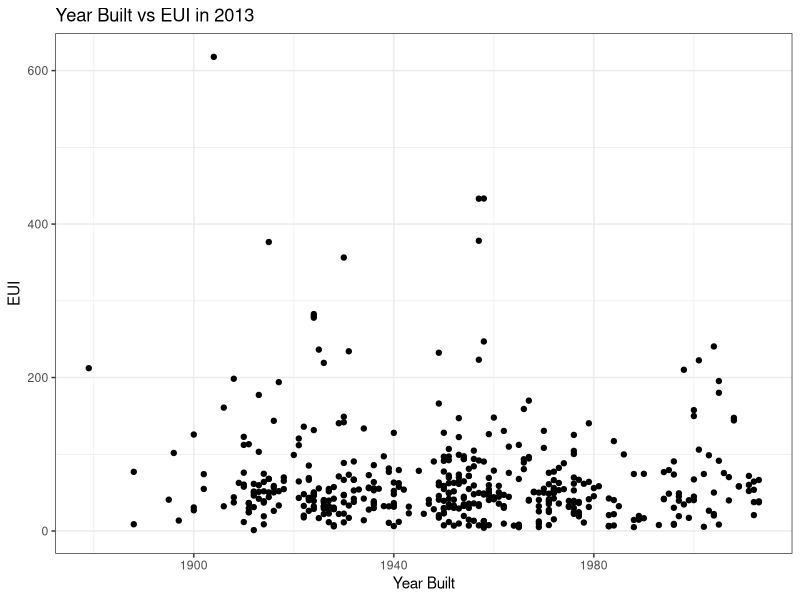
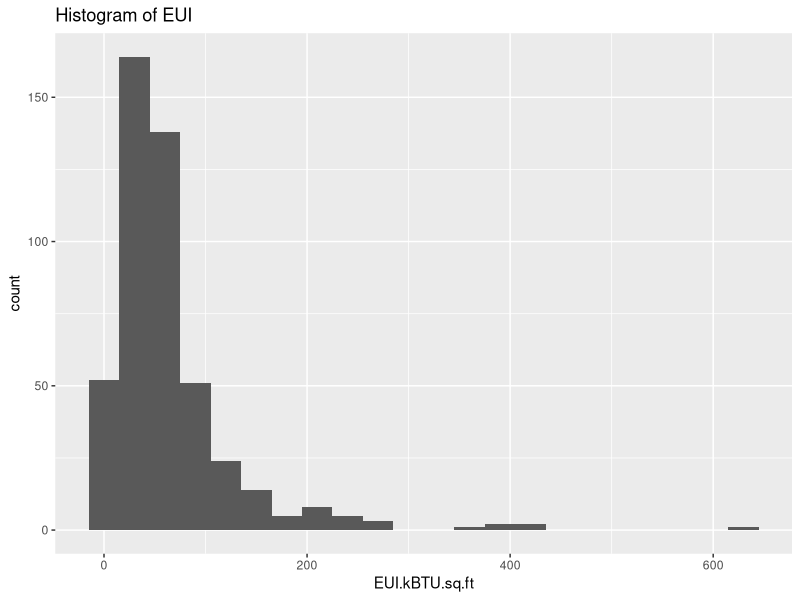
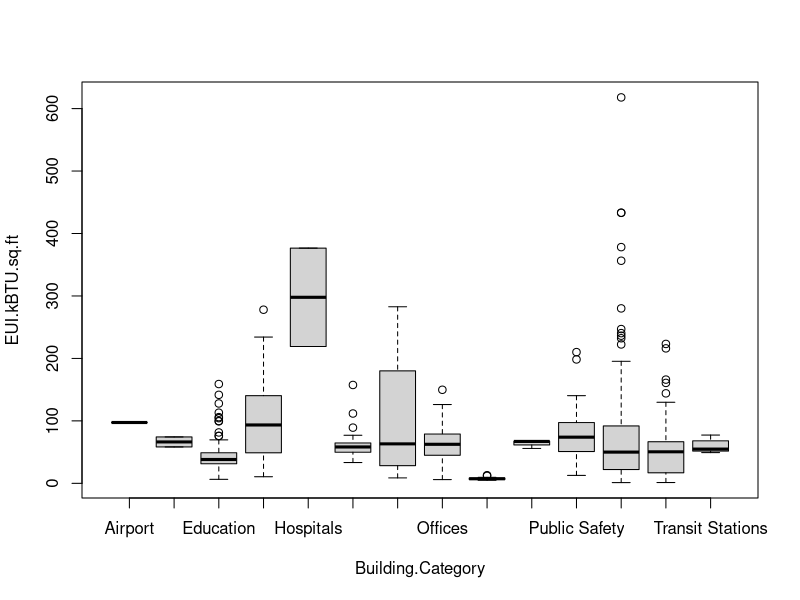
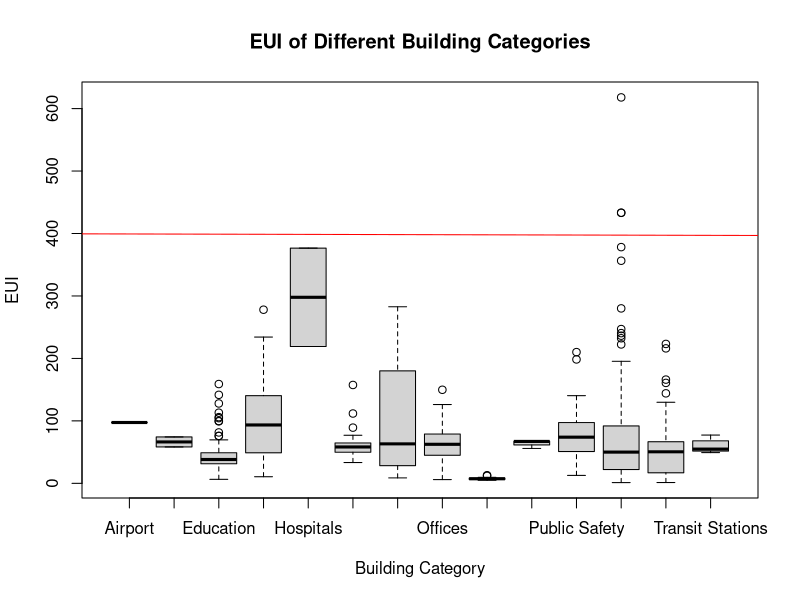

Write the R code that produced these figures, in order. (Note: this script raises an error after producing the figures.)
library(dplyr)
library(tools)
library(readr)
library(ggplot2)

sf <- read.csv('SF Energy Benchmarking .csv')
View(sf)

sf <- rename(sf, Building.Area.sq.ft = X2013.Building.Area..sq..ft..)
sf <- rename(sf, EUI.kBTU.sq.ft = X2013.Site.EUI..kBtu.sq.ft..)
sf <- rename(sf, Building.Category = General.Building.Category)
sf <- rename(sf, Energy.Star.Rating = X2013.ENERGY.STAR.rating)

sf <- mutate(sf, SFPUC.Code = na_if(SFPUC.Code, 'XXX'))
sf <- mutate(sf, Energy.Star.Rating = na_if(Energy.Star.Rating, ''))

sf <- mutate(sf, Facility.Type = toTitleCase(Facility.Type))

is.na(sf$Energy.Star.Rating)

ggplot(sf, aes(x = Year.Built, y = EUI.kBTU.sq.ft)) + 
  theme_bw()+
  geom_point()+
  labs(y = "EUI", x = "Year Built", title = "Year Built vs EUI in 2013")

ggplot(sf, aes(x = EUI.kBTU.sq.ft)) +  
  geom_histogram(binwidth = 30) +  
  labs(title = 'Histogram of EUI')

View(filter(sf, Building.Area.sq.ft > 5000000))
View(filter(sf, EUI.kBTU.sq.ft > 600))
View(filter(sf, EUI.kBTU.sq.ft > 400))
View(filter(sf, EUI.kBTU.sq.ft > 300))

model1 = lm(EUI.kBTU.sq.ft ~ Year.Built, data = sf)  
model1
boxplot(EUI.kBTU.sq.ft ~ Building.Category, data = sf)
boxplot(EUI.kBTU.sq.ft ~ Building.Category, ylab='EUI', xlab='Building Category', main='EUI of Different Building Categories', data = sf) 
abline(model1, col="red")
summary(model1)
cor(sf$EUI.kBTU.sq.ft, sf$Year.Built)
model1$residuals
SSE = sum(model1$residuals^2)
SSE
model3 = lm(EUI.kBTU.sq.ft ~ Year.Built + Building.Category + Building.Area.sq.ft, data = sf) 
model3
summary(model3)
cor(sf)
?if_else()


